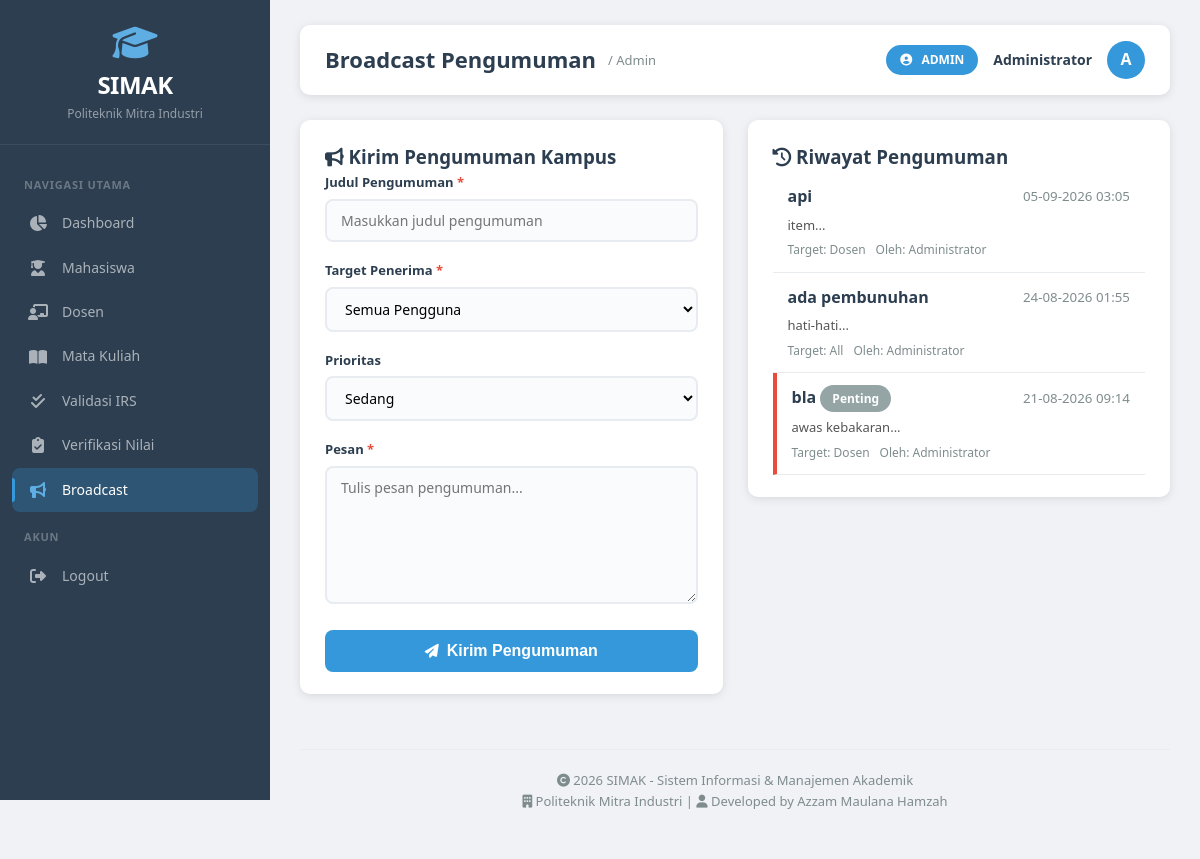
Screenshot of /public/admin/broadcast.php (signed in) with the database file from the repository.
### tables this page shows
CREATE TABLE `announcements` (
  `id` int NOT NULL,
  `sender_id` int NOT NULL,
  `sender_role` enum('admin','dosen') NOT NULL,
  `target_role` enum('all','admin','dosen','mahasiswa') DEFAULT 'all',
  `judul` varchar(100) NOT NULL,
  `pesan` text NOT NULL,
  `priority` enum('low','medium','high') DEFAULT 'medium',
  `is_read` tinyint(1) DEFAULT '0',
  `created_at` timestamp NULL DEFAULT CURRENT_TIMESTAMP
);

CREATE TABLE `users` (
  `id` int NOT NULL,
  `username` varchar(50) NOT NULL,
  `password` varchar(255) NOT NULL,
  `nama` varchar(100) NOT NULL,
  `nip_nim` varchar(20) DEFAULT NULL,
  `email` varchar(100) DEFAULT NULL,
  `role` enum('admin','dosen','mahasiswa') NOT NULL,
  `created_at` timestamp NULL DEFAULT CURRENT_TIMESTAMP,
  `updated_at` timestamp NULL DEFAULT CURRENT_TIMESTAMP ON UPDATE CURRENT_TIMESTAMP
);

### public/admin/broadcast.php (the view, shortened to what this page needs)
<?php
require_once __DIR__ . '/../../controllers/AdminController.php';
$stmt = $pdo->prepare("
    SELECT a.*, u.nama as sender_name
    FROM announcements a
    JOIN users u ON a.sender_id = u.id
    WHERE a.sender_role = 'admin'
    ORDER BY a.created_at DESC
    LIMIT 50
");
$stmt->execute();
$history = $stmt->fetchAll();
include __DIR__ . '/../../includes/header.php';
?>
<div style="display: grid; grid-template-columns: 1fr 1fr; gap: 25px;">
    <div>
        <div class="table-container">
            <h3><i class="fas fa-bullhorn"></i> Kirim Pengumuman Kampus</h3>
            <form method="POST">
                <div class="form-group">
                    <label>Judul Pengumuman <span style="color: #e74c3c;">*</span></label>
                    <input type="text" name="judul" required placeholder="Masukkan judul pengumuman">
                </div>
                <div class="form-group">
                    <label>Target Penerima <span style="color: #e74c3c;">*</span></label>
                    <select name="target_role" required>
                        <option value="all">Semua Pengguna</option>
                    </select>
                </div>
                <div class="form-group">
                    <label>Prioritas</label>
                    <select name="priority">
                        <option value="medium" selected>Sedang</option>
                    </select>
                </div>
                <div class="form-group">
                    <label>Pesan <span style="color: #e74c3c;">*</span></label>
                    <textarea name="pesan" rows="6" required placeholder="Tulis pesan pengumuman..."></textarea>
                </div>
                <button type="submit" class="btn btn-primary btn-block" style="padding: 12px; font-size: 16px;">
                    <i class="fas fa-paper-plane"></i> Kirim Pengumuman
                </button>
            </form>
        </div>
    </div>
    <div>
        <div class="table-container">
            <h3><i class="fas fa-history"></i> Riwayat Pengumuman</h3>
            <?php if (empty($history)): ?>
                <p style="text-align: center; color: #7f8c8d; padding: 30px;">
                    Belum ada pengumuman yang dikirim
                </p>
            <?php else: ?>
                <?php foreach ($history as $h): ?>
                    <div style="padding: 12px 15px; border-bottom: 1px solid #e9ecef; <?= $h['priority'] === 'high' ? 'border-left: 4px solid #e74c3c;' : '' ?>">
                        <div style="display: flex; justify-content: space-between; align-items: center;">
                            <div>
                                <strong><?= htmlspecialchars($h['judul']) ?></strong>
                                <?php if ($h['priority'] === 'high'): ?>
                                    <span class="status-badge" style="background: #e74c3c; color: #fff; padding: 2px 10px; border-radius: 20px; font-size: 10px;">Penting</span>
                                <?php endif; ?>
                            </div>
                            <small style="color: #7f8c8d;">
                                <?= date('d-m-Y H:i', strtotime($h['created_at'])) ?>
                            </small>
                        </div>
                        <div style="font-size: 13px; color: #555; margin: 5px 0;">
                            <?= htmlspecialchars(substr($h['pesan'], 0, 100)) ?>...
                        </div>
                        <div style="display: flex; gap: 10px; font-size: 12px; color: #7f8c8d;">
                            <span>Target: <?= ucfirst($h['target_role']) ?></span>
                            <span>Oleh: <?= htmlspecialchars($h['sender_name']) ?></span>
                        </div>
                    </div>
                <?php endforeach; ?>
            <?php endif; ?>
        </div>
    </div>
</div>
<?php include __DIR__ . '/../../includes/footer.php'; ?>

### public/assets/css/style.css (style rules this page uses)
* { margin: 0; padding: 0; box-sizing: border-box; }
:root { --primary: #3498db; --primary-dark: #2980b9; --primary-light: #5faee3; --secondary: #2c3e50; --success: #2ecc71; --success-dark: #27ae60; --danger: #e74c3c; --danger-dark: #c0392b; --warning: #f39c12; --warning-dark: #d68910; --info: #3498db; --gray: #95a5a6; --gray-dark: #7f8c8d; --gray-light: #ecf0f1; --white: #ffffff; --black: #2c3e50; --shadow: 0 2px 10px rgba(0,0,0,0.1); --shadow-hover: 0 4px 20px rgba(0,0,0,0.15); --radius: 10px; --transition: all 0.3s ease; }
html { scroll-behavior: smooth; }
body { font-family: 'Segoe UI', Tahoma, Geneva, Verdana, sans-serif; background: #f0f2f5; color: var(--black); line-height: 1.6; min-height: 100vh; }
.table-container { background: var(--white); border-radius: var(--radius); padding: 22px 25px; box-shadow: var(--shadow); overflow-x: auto; margin-bottom: 25px; }
.btn { display: inline-flex; align-items: center; gap: 8px; padding: 9px 20px; border: none; border-radius: 8px; font-size: 14px; font-weight: 600; cursor: pointer; transition: var(--transition); text-align: center; white-space: nowrap; }
.btn i { font-size: 14px; }
.btn-primary { background: var(--primary); color: var(--white); }
.btn-block { display: flex; width: 100%; justify-content: center; }
.form-group { margin-bottom: 18px; }
.form-group label { display: block; font-weight: 600; font-size: 13px; color: var(--secondary); margin-bottom: 6px; }
.form-group input, .form-group select, .form-group textarea { width: 100%; padding: 10px 14px; border: 2px solid #e8ecf0; border-radius: 8px; font-size: 14px; transition: var(--transition); background: #fafbfc; font-family: inherit; }
.form-group textarea { resize: vertical; min-height: 80px; }
.status-badge { display: inline-block; padding: 4px 14px; border-radius: 20px; font-size: 12px; font-weight: 600; text-transform: capitalize; }

### rows the page displays
announcements: judul "api", created_at "05-09-2026 03:05", pesan "item", target_role "Dosen", sender.nama "Administrator"
announcements: judul "ada pembunuhan", created_at "24-08-2026 01:55", pesan "hati-hati", target_role "All", sender.nama "Administrator"
announcements: judul "bla", priority "Penting", created_at "21-08-2026 09:14", pesan "awas kebakaran", target_role "Dosen", sender.nama "Administrator"

### other values shown
$page_title "Broadcast Pengumuman"
$role "Admin"
$role "ADMIN"
$nama "Administrator"
$initial "A"
